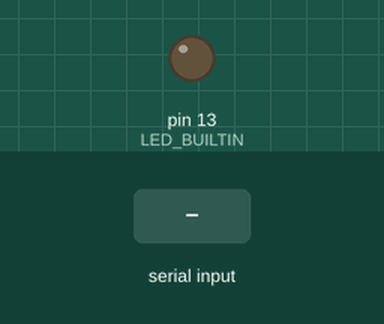
This sketch was run on a simulated Arduino Uno, built with avr-gcc and run on an emulated ATmega328P. Shown: output pins drawn as LEDs (lit = HIGH). The inputs (shaded band) are chosen by the test bench.

Above: at 1.2 s.
1.3 s: "1" received over Serial
At 2.5 s:
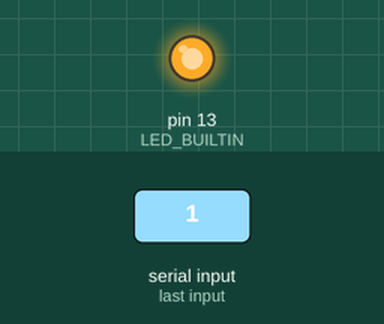
2.8 s: "0" received over Serial
At 3.7 s:
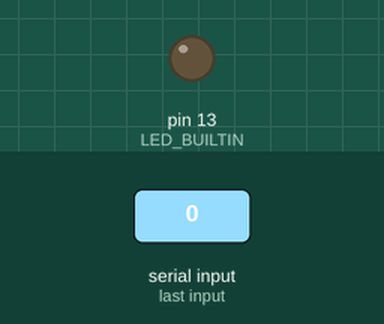
4.3 s: "2" received over Serial
At 4.8 s:
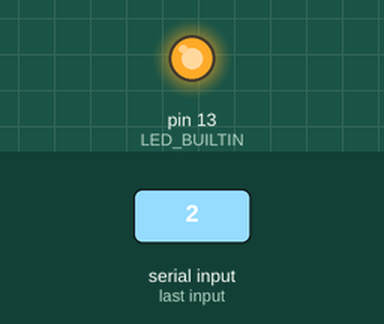
Timing chart, 0 to 7.3 s (numbered marks = the images above; inputs shaded):
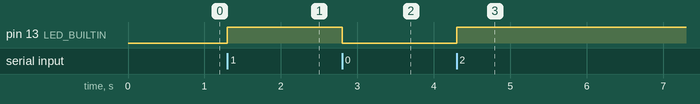

The sketch:

blink.ino
```cpp
char data;

void setup() {
    Serial.begin(9600);
    pinMode(LED_BUILTIN, OUTPUT);
    digitalWrite(LED_BUILTIN, LOW);
}

void loop(){
    if (Serial.available() > 0) {
        data = Serial.read();
        if(data=='0'){
            digitalWrite(LED_BUILTIN, LOW);

        }else{
            digitalWrite(LED_BUILTIN, HIGH);
        }
    }
}
```

Measured:
- after the input at 1.3 s, pin 13 (LED_BUILTIN): LOW → HIGH at once
- after the input at 2.8 s, pin 13 (LED_BUILTIN): HIGH → LOW at once
- after the input at 4.3 s, pin 13 (LED_BUILTIN): LOW → HIGH at once
